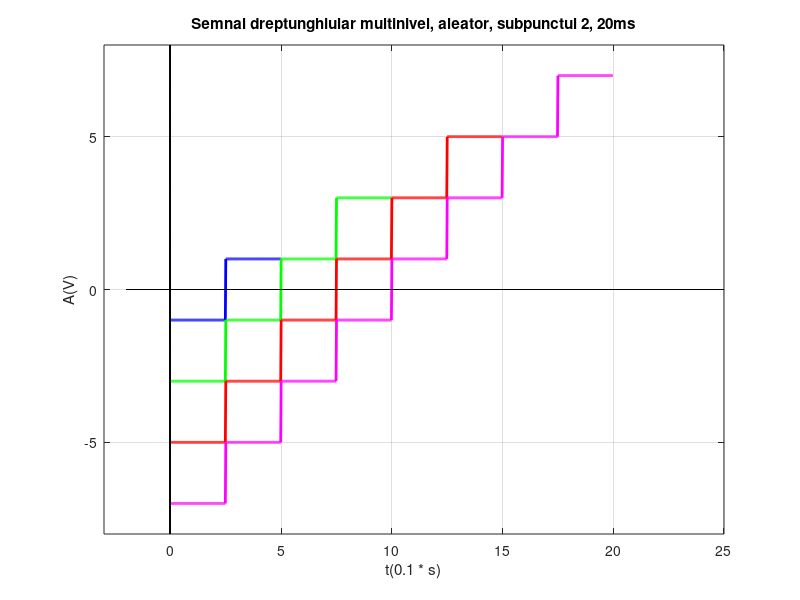

This chart was generated by the following MATLAB code:
% rezolutie temporara de 20ms
% semnal dreptunghiular multinivel, aleator
% nivelurile
%a) {-1, 1}
%b) {-3,-1,1,3}
%c) {-5,-3,-1,1,3,5}
%d) {-7,-5,-3,-1,1,3,5,7}

% pt a efectua calcule mai simple voi realiza reprezentarea folosind in loc
% de s ca unitate de masura a timpului 0.1 * s
t = 0 : 0.02 : 20;

% a)
xa = zeros(length(t));
xa(1 : 125) = -1;
xa(126 : 250) = 1;

% b)
xb = zeros(length(t));
xb(1 : 125) = -3;
xb(126 : 250) = -1;
xb(251 : 375) = 1;
xb(376 : 500) = 3;

% c)
xc = zeros(length(t));
xc(1 : 125) = -5;
xc(126 : 250) = -3;
xc(251 : 375) = -1;
xc(376 : 500) = 1;
xc(501 : 625) = 3;
xc(626 : 750) = 5;

% d)
xd = zeros(length(t));
xd(1 : 125) = -7;
xd(126 : 250) = -5;
xd(251 : 375) = -3;
xd(376 : 500) = -1;
xd(501 : 625) = 1;
xd(626 : 750) = 3;
xd(751 : 875) = 5;
xd(876 : 1000) = 7;

% variabile utilizate pentru evidentierea axei x
xaxis_1 = -2 : 0.2 : 25;
xaxis_2 = zeros(length(xaxis_1));

% variabile utilizate pentru evidentierea axei y
yaxis_1 = -8 : 0.2 : 8;
yaxis_2 = zeros(length(yaxis_1));

figure(1);
% a)
plot(t(1:250), xa(1:250), '-b', 'LineWidth', 2.0);
hold on;
% b)
plot(t(1:500), xb(1:500), '-g', 'LineWidth', 2.0);
hold on;
% c)
plot(t(1:750), xc(1:750), '-r', 'LineWidth', 2.0);
hold on;
% d)
plot(t(1:1000), xd(1:1000), '-m', 'LineWidth', 2.0);
hold on;

title('Semnal dreptunghiular multinivel, aleator, subpunctul 2, 20ms');
plot(xaxis_1, xaxis_2, '-k', 'LineWidth', 0.5);
hold on;

plot(yaxis_2, yaxis_1, '-k', 'LineWidth', 0.5);
hold on;

xlabel('t(0.1 * s)');
ylabel('A(V)');
axis([-3 25 -8 8]);
grid;
